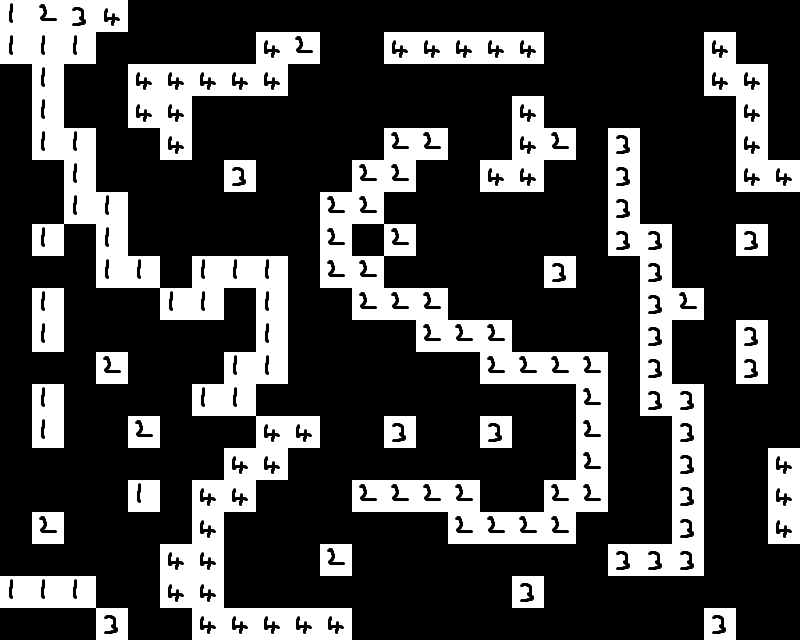

A level layout from a 2D game, rendered from its tile map. Below: a short description, then the map file with its tile-grid data intact:
An orthogonal 25x20 tile map with 32x32 px tiles, 1 tile layer (Tile Layer 1).

<map version="1.10" tiledversion="1.10.2" orientation="orthogonal" renderorder="right-down" width="25" height="20" tilewidth="32" tileheight="32" infinite="0" nextlayerid="2" nextobjectid="1">
 <tileset firstgid="1" name="TestTileset" tilewidth="32" tileheight="32" tilecount="4" columns="2">
  <image source="Tilesets/TestTileset.png" width="64" height="64" />
 </tileset>
 <layer id="1" name="Tile Layer 1" width="25" height="20">
  <data encoding="csv">
1,2,3,4,0,0,0,0,0,0,0,0,0,0,0,0,0,0,0,0,0,0,0,0,0,
1,1,1,0,0,0,0,0,4,2,0,0,4,4,4,4,4,0,0,0,0,0,4,0,0,
0,1,0,0,4,4,4,4,4,0,0,0,0,0,0,0,0,0,0,0,0,0,4,4,0,
0,1,0,0,4,4,0,0,0,0,0,0,0,0,0,0,4,0,0,0,0,0,0,4,0,
0,1,1,0,0,4,0,0,0,0,0,0,2,2,0,0,4,2,0,3,0,0,0,4,0,
0,0,1,0,0,0,0,3,0,0,0,2,2,0,0,4,4,0,0,3,0,0,0,4,4,
0,0,1,1,0,0,0,0,0,0,2,2,0,0,0,0,0,0,0,3,0,0,0,0,0,
0,1,0,1,0,0,0,0,0,0,2,0,2,0,0,0,0,0,0,3,3,0,0,3,0,
0,0,0,1,1,0,1,1,1,0,2,2,0,0,0,0,0,3,0,0,3,0,0,0,0,
0,1,0,0,0,1,1,0,1,0,0,2,2,2,0,0,0,0,0,0,3,2,0,0,0,
0,1,0,0,0,0,0,0,1,0,0,0,0,2,2,2,0,0,0,0,3,0,0,3,0,
0,0,0,2,0,0,0,1,1,0,0,0,0,0,0,2,2,2,2,0,3,0,0,3,0,
0,1,0,0,0,0,1,1,0,0,0,0,0,0,0,0,0,0,2,0,3,3,0,0,0,
0,1,0,0,2,0,0,0,4,4,0,0,3,0,0,3,0,0,2,0,0,3,0,0,0,
0,0,0,0,0,0,0,4,4,0,0,0,0,0,0,0,0,0,2,0,0,3,0,0,4,
0,0,0,0,1,0,4,4,0,0,0,2,2,2,2,0,0,2,2,0,0,3,0,0,4,
0,2,0,0,0,0,4,0,0,0,0,0,0,0,2,2,2,2,0,0,0,3,0,0,4,
0,0,0,0,0,4,4,0,0,0,2,0,0,0,0,0,0,0,0,3,3,3,0,0,0,
1,1,1,0,0,4,4,0,0,0,0,0,0,0,0,0,3,0,0,0,0,0,0,0,0,
0,0,0,3,0,0,4,4,4,4,4,0,0,0,0,0,0,0,0,0,0,0,3,0,0
</data>
 </layer>
</map>